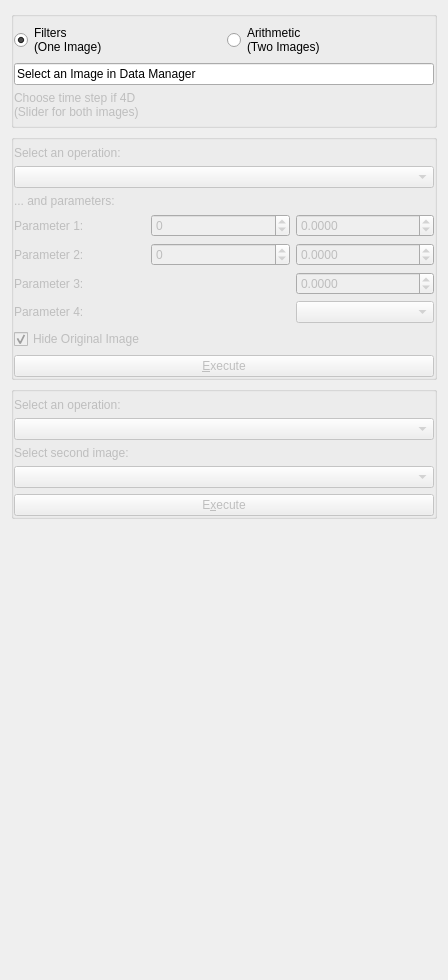
<?xml version="1.0" encoding="UTF-8"?>
<ui version="4.0">
 <class>QmitkBasicImageProcessingViewControls</class>
 <widget class="QWidget" name="QmitkBasicImageProcessingViewControls">
  <property name="geometry">
   <rect>
    <x>0</x>
    <y>0</y>
    <width>448</width>
    <height>980</height>
   </rect>
  </property>
  <property name="windowTitle">
   <string>Form</string>
  </property>
  <layout class="QGridLayout" name="gridLayout_4">
   <item row="0" column="0">
    <widget class="QGroupBox" name="groupBox">
     <property name="title">
      <string/>
     </property>
     <property name="flat">
      <bool>true</bool>
     </property>
     <layout class="QGridLayout" name="gridLayout_3">
      <property name="leftMargin">
       <number>0</number>
      </property>
      <property name="topMargin">
       <number>6</number>
      </property>
      <property name="rightMargin">
       <number>0</number>
      </property>
      <property name="bottomMargin">
       <number>6</number>
      </property>
      <item row="0" column="0">
       <widget class="QRadioButton" name="rBOneImOp">
        <property name="text">
         <string>Filters
(One Image)</string>
        </property>
        <property name="checked">
         <bool>true</bool>
        </property>
       </widget>
      </item>
      <item row="0" column="1">
       <widget class="QRadioButton" name="rBTwoImOp">
        <property name="text">
         <string>Arithmetic
(Two Images)</string>
        </property>
       </widget>
      </item>
      <item row="1" column="0" colspan="2">
       <widget class="QLineEdit" name="leImage1">
        <property name="text">
         <string>Select an Image in Data Manager</string>
        </property>
        <property name="readOnly">
         <bool>true</bool>
        </property>
       </widget>
      </item>
      <item row="2" column="0">
       <widget class="QLabel" name="tlTime">
        <property name="enabled">
         <bool>false</bool>
        </property>
        <property name="toolTip">
         <string>Output image will be 3D</string>
        </property>
        <property name="text">
         <string>Choose time step if 4D
(Slider for both images)</string>
        </property>
        <property name="wordWrap">
         <bool>false</bool>
        </property>
       </widget>
      </item>
      <item row="2" column="1">
       <widget class="QmitkSliderNavigatorWidget" name="sliceNavigatorTime" native="true">
        <property name="enabled">
         <bool>false</bool>
        </property>
        <property name="toolTip">
         <string>Output image will be 3D</string>
        </property>
       </widget>
      </item>
     </layout>
    </widget>
   </item>
   <item row="2" column="0">
    <widget class="QGroupBox" name="gbTwoImageOps">
     <property name="enabled">
      <bool>true</bool>
     </property>
     <property name="title">
      <string/>
     </property>
     <property name="flat">
      <bool>true</bool>
     </property>
     <property name="checkable">
      <bool>false</bool>
     </property>
     <property name="checked">
      <bool>false</bool>
     </property>
     <layout class="QGridLayout" name="gridLayout_2">
      <property name="leftMargin">
       <number>0</number>
      </property>
      <property name="topMargin">
       <number>6</number>
      </property>
      <property name="rightMargin">
       <number>0</number>
      </property>
      <property name="bottomMargin">
       <number>0</number>
      </property>
      <item row="2" column="0" colspan="2">
       <widget class="QLabel" name="tlImage2">
        <property name="enabled">
         <bool>false</bool>
        </property>
        <property name="text">
         <string>Select second image:</string>
        </property>
        <property name="wordWrap">
         <bool>false</bool>
        </property>
        <property name="buddy">
         <cstring>m_ImageSelector2</cstring>
        </property>
       </widget>
      </item>
      <item row="3" column="0" colspan="3">
       <widget class="QmitkDataStorageComboBox" name="m_ImageSelector2">
        <property name="enabled">
         <bool>false</bool>
        </property>
       </widget>
      </item>
      <item row="6" column="0" colspan="3">
       <widget class="QPushButton" name="btnDoIt2">
        <property name="enabled">
         <bool>false</bool>
        </property>
        <property name="text">
         <string>E&amp;xecute</string>
        </property>
       </widget>
      </item>
      <item row="0" column="0">
       <widget class="QLabel" name="tlWhat2">
        <property name="enabled">
         <bool>false</bool>
        </property>
        <property name="text">
         <string>Select an operation:</string>
        </property>
        <property name="wordWrap">
         <bool>false</bool>
        </property>
        <property name="buddy">
         <cstring>cbWhat2</cstring>
        </property>
       </widget>
      </item>
      <item row="1" column="0" colspan="3">
       <widget class="QComboBox" name="cbWhat2">
        <property name="enabled">
         <bool>false</bool>
        </property>
       </widget>
      </item>
     </layout>
    </widget>
   </item>
   <item row="3" column="0">
    <spacer name="verticalSpacer">
     <property name="orientation">
      <enum>Qt::Vertical</enum>
     </property>
     <property name="sizeHint" stdset="0">
      <size>
       <width>254</width>
       <height>403</height>
      </size>
     </property>
    </spacer>
   </item>
   <item row="1" column="0">
    <widget class="QGroupBox" name="gbOneImageOps">
     <property name="title">
      <string/>
     </property>
     <property name="flat">
      <bool>true</bool>
     </property>
     <layout class="QGridLayout" name="gridLayout">
      <property name="leftMargin">
       <number>0</number>
      </property>
      <property name="topMargin">
       <number>6</number>
      </property>
      <property name="rightMargin">
       <number>0</number>
      </property>
      <property name="bottomMargin">
       <number>0</number>
      </property>
      <item row="0" column="0" colspan="3">
       <widget class="QLabel" name="tlWhat1">
        <property name="enabled">
         <bool>false</bool>
        </property>
        <property name="text">
         <string>Select an operation:</string>
        </property>
        <property name="wordWrap">
         <bool>false</bool>
        </property>
        <property name="buddy">
         <cstring>cbWhat1</cstring>
        </property>
       </widget>
      </item>
      <item row="1" column="0" colspan="3">
       <widget class="QComboBox" name="cbWhat1">
        <property name="enabled">
         <bool>false</bool>
        </property>
       </widget>
      </item>
      <item row="2" column="0" colspan="3">
       <widget class="QLabel" name="tlParam">
        <property name="enabled">
         <bool>false</bool>
        </property>
        <property name="text">
         <string>... and parameters:</string>
        </property>
        <property name="wordWrap">
         <bool>false</bool>
        </property>
       </widget>
      </item>
      <item row="3" column="0">
       <widget class="QLabel" name="tlParam1">
        <property name="enabled">
         <bool>false</bool>
        </property>
        <property name="text">
         <string>Parameter 1:</string>
        </property>
        <property name="wordWrap">
         <bool>false</bool>
        </property>
        <property name="buddy">
         <cstring>sbParam1</cstring>
        </property>
       </widget>
      </item>
      <item row="4" column="0">
       <widget class="QLabel" name="tlParam2">
        <property name="enabled">
         <bool>false</bool>
        </property>
        <property name="text">
         <string>Parameter 2:</string>
        </property>
        <property name="wordWrap">
         <bool>false</bool>
        </property>
        <property name="buddy">
         <cstring>sbParam2</cstring>
        </property>
       </widget>
      </item>
      <item row="8" column="0" colspan="3">
       <widget class="QPushButton" name="btnDoIt">
        <property name="enabled">
         <bool>false</bool>
        </property>
        <property name="text">
         <string>&amp;Execute</string>
        </property>
       </widget>
      </item>
      <item row="7" column="0">
       <widget class="QCheckBox" name="cbHideOrig">
        <property name="enabled">
         <bool>false</bool>
        </property>
        <property name="text">
         <string>Hide Original Image</string>
        </property>
        <property name="checked">
         <bool>true</bool>
        </property>
       </widget>
      </item>
      <item row="5" column="0">
       <widget class="QLabel" name="tlParam3">
        <property name="enabled">
         <bool>false</bool>
        </property>
        <property name="text">
         <string>Parameter 3:</string>
        </property>
       </widget>
      </item>
      <item row="6" column="0">
       <widget class="QLabel" name="tlParam4">
        <property name="enabled">
         <bool>false</bool>
        </property>
        <property name="text">
         <string>Parameter 4:</string>
        </property>
       </widget>
      </item>
      <item row="6" column="2">
       <widget class="QComboBox" name="cbParam4">
        <property name="enabled">
         <bool>false</bool>
        </property>
        <property name="sizePolicy">
         <sizepolicy hsizetype="Expanding" vsizetype="Fixed">
          <horstretch>0</horstretch>
          <verstretch>0</verstretch>
         </sizepolicy>
        </property>
       </widget>
      </item>
      <item row="5" column="2">
       <widget class="QDoubleSpinBox" name="dsbParam3">
        <property name="enabled">
         <bool>false</bool>
        </property>
        <property name="sizePolicy">
         <sizepolicy hsizetype="Expanding" vsizetype="Fixed">
          <horstretch>0</horstretch>
          <verstretch>0</verstretch>
         </sizepolicy>
        </property>
        <property name="layoutDirection">
         <enum>Qt::LeftToRight</enum>
        </property>
        <property name="alignment">
         <set>Qt::AlignLeading|Qt::AlignLeft|Qt::AlignVCenter</set>
        </property>
        <property name="decimals">
         <number>4</number>
        </property>
        <property name="minimum">
         <double>-999999999.000000000000000</double>
        </property>
        <property name="maximum">
         <double>999999999.000000000000000</double>
        </property>
       </widget>
      </item>
      <item row="4" column="2">
       <widget class="QDoubleSpinBox" name="dsbParam2">
        <property name="enabled">
         <bool>false</bool>
        </property>
        <property name="sizePolicy">
         <sizepolicy hsizetype="Expanding" vsizetype="Fixed">
          <horstretch>0</horstretch>
          <verstretch>0</verstretch>
         </sizepolicy>
        </property>
        <property name="decimals">
         <number>4</number>
        </property>
        <property name="minimum">
         <double>-999999999.000000000000000</double>
        </property>
        <property name="maximum">
         <double>999999999.000000000000000</double>
        </property>
       </widget>
      </item>
      <item row="3" column="2">
       <widget class="QDoubleSpinBox" name="dsbParam1">
        <property name="enabled">
         <bool>false</bool>
        </property>
        <property name="sizePolicy">
         <sizepolicy hsizetype="Expanding" vsizetype="Fixed">
          <horstretch>0</horstretch>
          <verstretch>0</verstretch>
         </sizepolicy>
        </property>
        <property name="decimals">
         <number>4</number>
        </property>
        <property name="minimum">
         <double>-999999999.000000000000000</double>
        </property>
        <property name="maximum">
         <double>999999999.000000000000000</double>
        </property>
       </widget>
      </item>
      <item row="3" column="1">
       <widget class="QSpinBox" name="sbParam1">
        <property name="enabled">
         <bool>false</bool>
        </property>
        <property name="sizePolicy">
         <sizepolicy hsizetype="Expanding" vsizetype="Fixed">
          <horstretch>0</horstretch>
          <verstretch>0</verstretch>
         </sizepolicy>
        </property>
        <property name="minimum">
         <number>-999999999</number>
        </property>
        <property name="maximum">
         <number>999999999</number>
        </property>
       </widget>
      </item>
      <item row="4" column="1">
       <widget class="QSpinBox" name="sbParam2">
        <property name="enabled">
         <bool>false</bool>
        </property>
        <property name="sizePolicy">
         <sizepolicy hsizetype="Expanding" vsizetype="Fixed">
          <horstretch>0</horstretch>
          <verstretch>0</verstretch>
         </sizepolicy>
        </property>
        <property name="minimum">
         <number>-999999999</number>
        </property>
        <property name="maximum">
         <number>999999999</number>
        </property>
       </widget>
      </item>
     </layout>
    </widget>
   </item>
  </layout>
 </widget>
 <customwidgets>
  <customwidget>
   <class>QmitkDataStorageComboBox</class>
   <extends>QComboBox</extends>
   <header location="global">QmitkDataStorageComboBox.h</header>
  </customwidget>
  <customwidget>
   <class>QmitkSliderNavigatorWidget</class>
   <extends>QWidget</extends>
   <header location="global">QmitkSliderNavigatorWidget.h</header>
  </customwidget>
 </customwidgets>
 <resources/>
 <connections/>
</ui>
